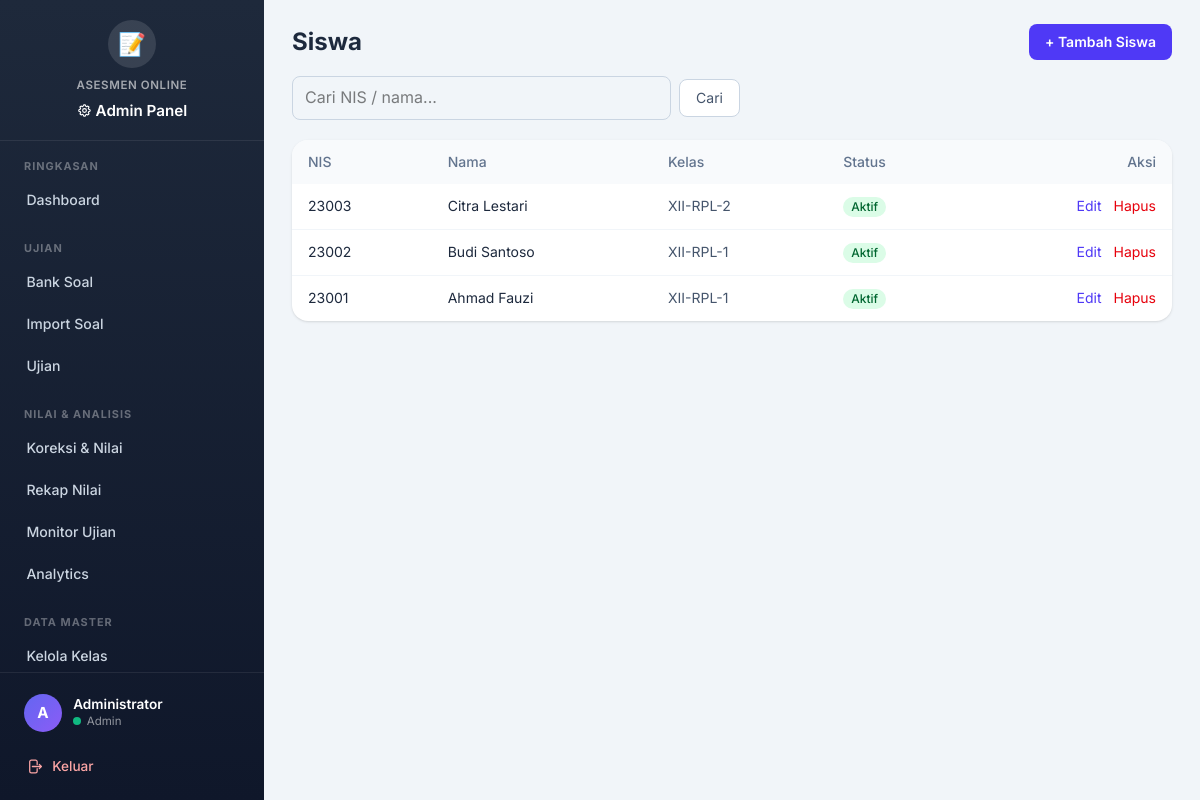
Page /admin/siswa/index.php (signed in) on the committed database.
### tables this page shows
CREATE TABLE IF NOT EXISTS siswa (
  id INT AUTO_INCREMENT PRIMARY KEY,
  nis VARCHAR(50) NOT NULL UNIQUE,
  nama_lengkap VARCHAR(100) NOT NULL,
  password VARCHAR(255) NOT NULL,
  kelas_id INT NULL,
  is_active TINYINT(1) DEFAULT 1,
  created_at TIMESTAMP DEFAULT CURRENT_TIMESTAMP,
  CONSTRAINT fk_siswa_kelas FOREIGN KEY (kelas_id) REFERENCES kelas(id) ON DELETE SET NULL,
  KEY idx_siswa_kelas (kelas_id)
);

CREATE TABLE IF NOT EXISTS kelas (
  id INT AUTO_INCREMENT PRIMARY KEY,
  nama_kelas VARCHAR(50) NOT NULL UNIQUE,
  created_at TIMESTAMP DEFAULT CURRENT_TIMESTAMP
);

### core/functions.php (called while the page is built, shortened)
<?php
function e($value) {
    return htmlspecialchars((string)$value, ENT_QUOTES, 'UTF-8');
}

### admin/siswa/index.php (the view, shortened to what this page needs)
<?php
$conn = db();
$cari = trim($_GET['q'] ?? '');
if ($cari !== '') {
    $stmt = $conn->prepare("SELECT s.*, k.nama_kelas FROM siswa s LEFT JOIN kelas k ON k.id = s.kelas_id WHERE s.nis LIKE ? OR s.nama_lengkap LIKE ? ORDER BY s.nis LIMIT 200");
    $like = "%$cari%";
    $stmt->bind_param('ss', $like, $like);
    $stmt->execute();
    $siswa = $stmt->get_result()->fetch_all(MYSQLI_ASSOC);
} else {
    $siswa = $conn->query("SELECT s.*, k.nama_kelas FROM siswa s LEFT JOIN kelas k ON k.id = s.kelas_id ORDER BY s.nis DESC LIMIT 200")->fetch_all(MYSQLI_ASSOC);
}
require __DIR__ . '/../../views/layout_admin_top.php';
?>
<div class="flex items-center justify-between">
  <h1 class="text-2xl font-bold text-slate-800">Siswa</h1>
  <button onclick="document.getElementById('modal-tambah').showModal()" class="rounded-lg bg-indigo-600 px-4 py-2 text-sm font-semibold text-white hover:bg-indigo-700">+ Tambah Siswa</button>
</div>
<form method="get" class="mt-4 flex max-w-md items-center gap-2">
  <input type="text" name="q" value="<?= e($cari) ?>" placeholder="Cari NIS / nama..."
         class="flex-1 rounded-lg border border-slate-300 px-3 py-2 focus:border-indigo-500 focus:outline-none">
  <button class="rounded-lg border border-slate-300 bg-white px-4 py-2 text-sm text-slate-600 hover:bg-slate-50">Cari</button>
</form>
<div class="mt-5 overflow-hidden rounded-2xl bg-white shadow">
  <table class="w-full text-left text-sm">
    <thead class="bg-slate-50 text-slate-500">
      <tr>
        <th class="px-4 py-3 font-medium">NIS</th>
        <th class="px-4 py-3 font-medium">Nama</th>
        <th class="px-4 py-3 font-medium">Kelas</th>
        <th class="px-4 py-3 font-medium">Status</th>
        <th class="px-4 py-3 font-medium text-right">Aksi</th>
      </tr>
    </thead>
    <tbody class="divide-y divide-slate-100">
      <?php foreach ($siswa as $s): ?>
        <tr class="hover:bg-slate-50">
          <td class="px-4 py-3 font-mono text-slate-800"><?= e($s['nis']) ?></td>
          <td class="px-4 py-3 text-slate-800"><?= e($s['nama_lengkap']) ?></td>
          <td class="px-4 py-3 text-slate-600"><?= e($s['nama_kelas'] ?? '-') ?></td>
          <td class="px-4 py-3">
            <span class="inline-flex rounded-full px-2 py-0.5 text-xs font-medium <?= $s['is_active'] ? 'bg-green-100 text-green-800' : 'bg-red-100 text-red-700' ?>">
              <?= $s['is_active'] ? 'Aktif' : 'Nonaktif' ?>
            </span>
          </td>
          <td class="px-4 py-3 text-right whitespace-nowrap space-x-2">
            <button class="text-indigo-600 hover:underline" onclick="document.getElementById('modal-<?= (int)$s['id'] ?>').showModal()">Edit</button>
            <form method="post" class="inline">
              <button class="text-red-600 hover:underline" onclick="return confirm('Hapus siswa ini beserta seluruh riwayat ujiannya?')">Hapus</button>
            </form>
          </td>
        </tr>
      <?php endforeach; ?>
    </tbody>
  </table>
</div>
<?php require __DIR__ . '/../../views/layout_admin_bottom.php'; ?>

### assets/css/theme.css (style rules this page uses)
:root { --primary: #4f46e5; --primary-hover: #4338ca; --primary-light: #eef2ff; --secondary: #64748b; --success: #10b981; --success-light: #d1fae5; --warning: #f59e0b; --warning-light: #fef3c7; --danger: #ef4444; --danger-light: #fee2e2; --info: #3b82f6; --info-light: #dbeafe; --dark: #1e293b; --light: #f8fafc; --border: #e2e8f0; --sidebar-width: 264px; --sidebar-bg: linear-gradient(180deg, #1e293b 0%, #0f172a 100%); --card-shadow: 0 1px 3px rgba(0,0,0,0.06), 0 1px 2px rgba(0,0,0,0.04); --card-hover-shadow: 0 10px 25px rgba(0,0,0,0.10); --radius: 12px; --radius-sm: 8px; --font: 'Inter', system-ui, -apple-system, sans-serif; --transition: 0.2s ease; }
* { font-family: var(--font); }
body { font-size: 16px; line-height: 1.6; }

### rows in the picture
siswa: nis "23003", nama_lengkap "Citra Lestari", kelas.nama_kelas "XII-RPL-2", is_active "Aktif"
siswa: nis "23002", nama_lengkap "Budi Santoso", kelas.nama_kelas "XII-RPL-1", is_active "Aktif"
siswa: nis "23001", nama_lengkap "Ahmad Fauzi", kelas.nama_kelas "XII-RPL-1", is_active "Aktif"

### other values in the picture
$section['label'] "RINGKASAN"
$item['label'] "Dashboard"
$section['label'] "UJIAN"
$item['label'] "Bank Soal"
$item['label'] "Import Soal"
$item['label'] "Ujian"
$section['label'] "NILAI & ANALISIS"
$item['label'] "Koreksi & Nilai"
$item['label'] "Rekap Nilai"
$item['label'] "Monitor Ujian"
$item['label'] "Analytics"
$section['label'] "DATA MASTER"
$item['label'] "Kelola Kelas"
$admin_avatar "A"
$admin_nama "Administrator"
